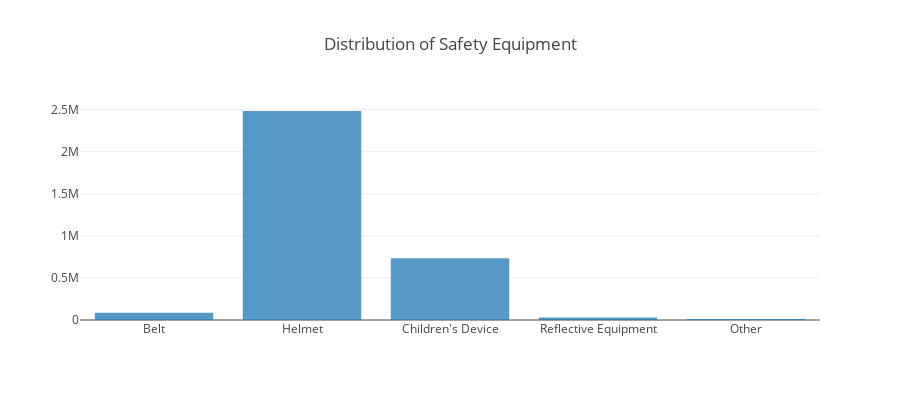

Notebook cell for this chart:
### Code cell
#Les équipements de sécurité utilisés dans les accidents 
#On constate que les personnes qui prortaient des casques ont eu plus d'accidents 
safety = accidents[['secu', 'grav']]
safety = safety.dropna()
safety['equipment'] = (safety.secu/10).astype(int)
safety.secu = (safety.secu - safety.equipment*10).astype(int)


x1, y1 = create_stack_bar_data('equipment', safety)
x1 = ['Belt', 'Helmet', "Children's Device", 'Reflective Equipment', "Other"]
trace1 = go.Bar(x=x1, y=y1, opacity=0.75) #marker=dict(color='moccasin'))
layout = dict(height=400, title='Distribution of Safety Equipment', legend=dict(orientation="h") );

fig = go.Figure(data=[trace1], layout=layout)
iplot(fig, filename='stacked-bar')

### Figure 1 — Plotly figure (JSON) as saved in the notebook; plotly's stock layout.template omitted (floating-point values rounded to 4 significant figures)
{"data": [{"opacity": 0.75, "type": "bar", "uid": "410c71fb-d30d-4b85-9d5a-cc22860dd025", "x": ["Belt", "Helmet", "Children's Device", "Reflective Equipment", "Other"], "y": [87000, 2483653, 733855, 30051, 10611, 162368]}], "layout": {"height": 400, "legend": {"orientation": "h"}, "title": {"text": "Distribution of Safety Equipment"}}}
